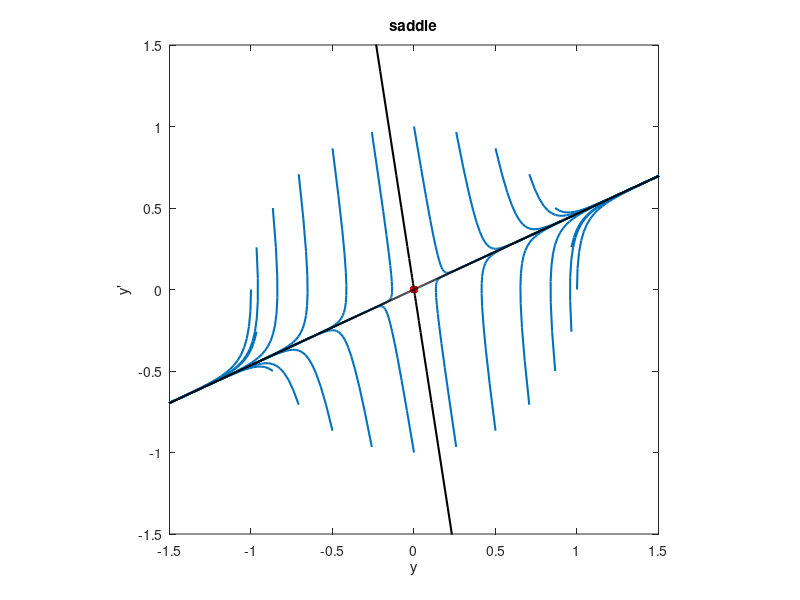

MATLAB code to generate this figure: (Note: this script raises an error after producing the figure.)

      close all
      
A = 1;  B = 6;  C = -3;
s = sort(roots([A B C]),'descend');

plot(0,0,'r.','markersize',18)
    
% Plot trajectories
hold on
colr = get(gca,'colororder');
t = linspace(0,15,300)';
for theta = 2*pi*(0:23)/24
    c = [1 1;s(1) s(2)] \ [ cos(theta); sin(theta) ];
    y = c(1)*exp(s(1)*t) + c(2)*exp(s(2)*t);
    dydt = s(1)*c(1)*exp(s(1)*t) + s(2)*c(2)*exp(s(2)*t);
    plot(y,dydt,'linew',1.5,'color',colr(1,:))
end
y = 2*exp(s(2)*t); dydt = 2*s(2)*exp(s(2)*t);
plot([y -y],[dydt -dydt],'k','linew',1.5)
y = 2*exp(-s(1)*t); dydt = 2*s(1)*exp(-s(1)*t);
plot([y -y],[dydt -dydt],'k','linew',1.5)

axis([-1.5 1.5 -1.5 1.5]), axis square
title('saddle')
xlabel('y')
ylabel('y''')
	        
      if length(get(0,'children')) > 0
        set(gcf,'paperpos',[0 0 5 2.75])
        print -dsvg twoD_phase_saddle.svg
      end
      
      